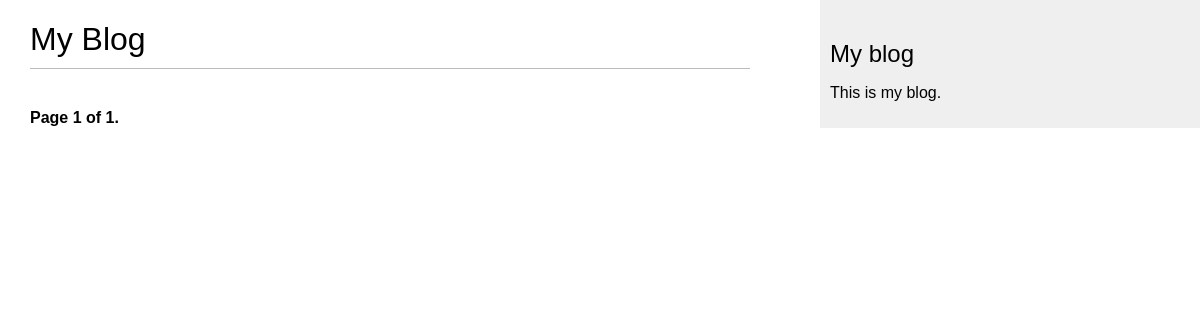
Before: /blog_app/ with the older database file.
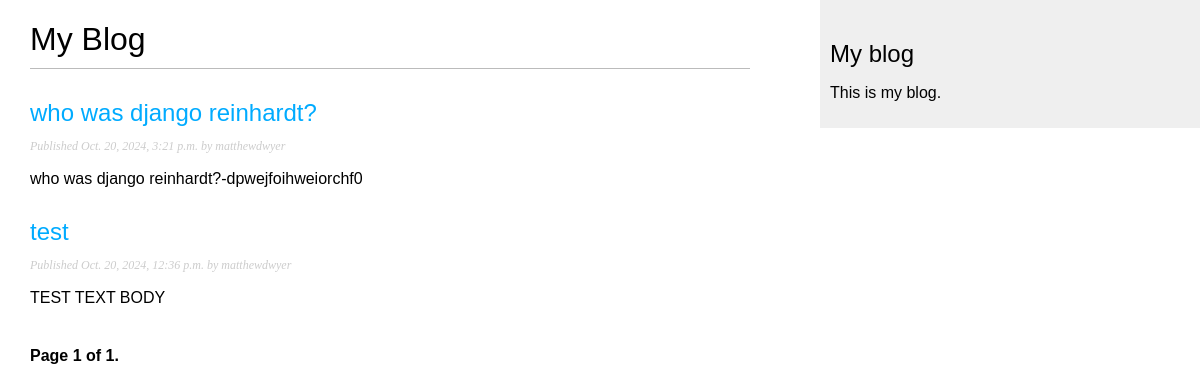
After: the same page with the newer database file.
### blog_app/models.py (models this page shows, shortened)
class Post(models.Model):
    STATUS_CHOICES = (
        ('draft', 'Draft'),
        ('published', 'Published'),
    )
    title = models.CharField(max_length=250)
    slug = models.CharField(max_length=250,
                            unique_for_date='publish')
    author = models.ForeignKey(User,
                               on_delete=models.CASCADE,
                               related_name='blog_posts')
    body = models.TextField()
    publish = models.DateTimeField(default=timezone.now)
    created = models.DateTimeField(auto_now_add=True)
    updated = models.DateTimeField(auto_now=True)
    status = models.CharField(max_length=10,
                              choices=STATUS_CHOICES,
                              default='draft')
    objects = models.Manager() # default manager
    published = PublishedManager() # custom manager
    class Meta:
        ordering = ('-publish',)
    def get_absolute_url(self):
        return reverse('blog_app:post_detail',
                       args=[self.publish.year,
                             self.publish.month,
                             self.publish.day, self.slug])

### blog_app/views.py (the view)
# urls.py: path('', views.post_list, name='post_list'),
def post_list(request):
    object_list = Post.published.all()
    paginator = Paginator(object_list, 3) # 3 posts in each page
    page = request.GET.get('page')
    try:
        posts = paginator.page(page)
    except PageNotAnInteger:
        posts = paginator.page(1)
    except EmptyPage:
        posts = paginator.page(paginator.num_pages)
    return render(request,
                  'blog_app/post/list.html',
                  {'page': page,
                   'posts': posts})

### blog_app/models.py (called while the page is built)
    def get_queryset(self):
        return super(PublishedManager,
                     self).get_queryset()\
                     .filter(status='published')

### blog_app/templates/blog_app/post/list.html (shortened to what this page needs)
{% extends "blog_app/base.html" %}
{% block content %}
  <h1>My Blog</h1>
  {% for post in posts %}
    <h2>
      <a href="{{ post.get_absolute_url }}">
        {{ post.title }}
      </a>
    </h2>
    <p class="date">
      Published {{ post.publish }} by {{ post.author }}
    </p>
    {{ post.body|truncatewords:30|linebreaks }}
  {% endfor %}
  {% include "pagination.html" with page=posts %}
{% endblock %}

Changed rows visible on the page:
added Post: title "who was django reinhardt?", publish "Oct. 20, 2024, 3:21 p.m.", author "matthewdwyer", body "who was django reinhardt?-dpwejfoihweiorchf0"
now on this page (row edited): Post: title "test", publish "Oct. 20, 2024, 12:36 p.m.", author "matthewdwyer", body "TEST TEXT BODY"
